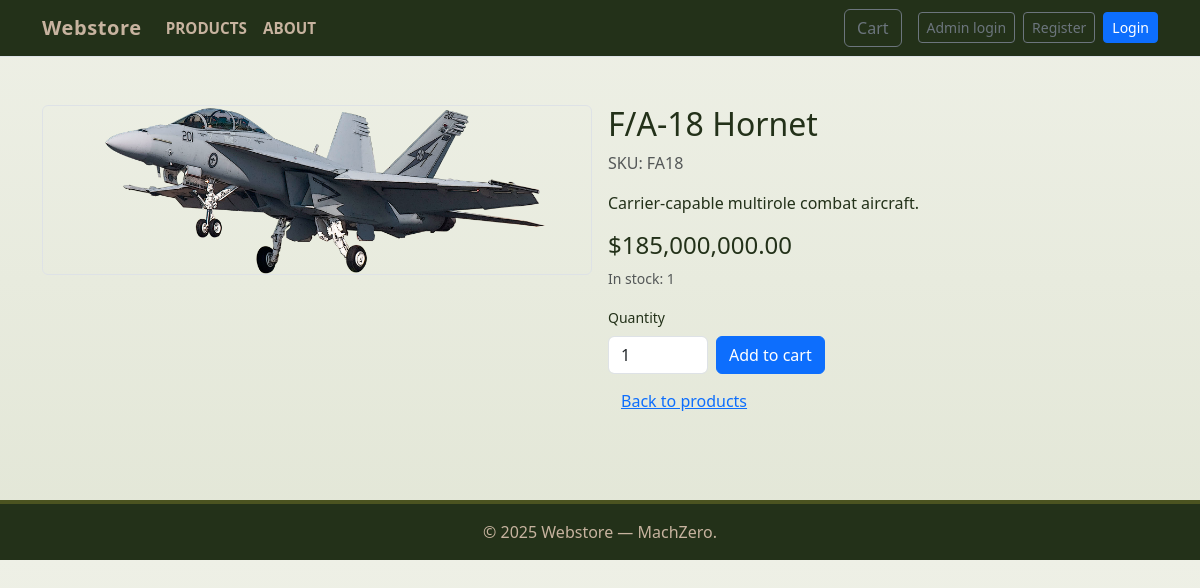
/product/FA18, run on an earlier commit of the app's database.
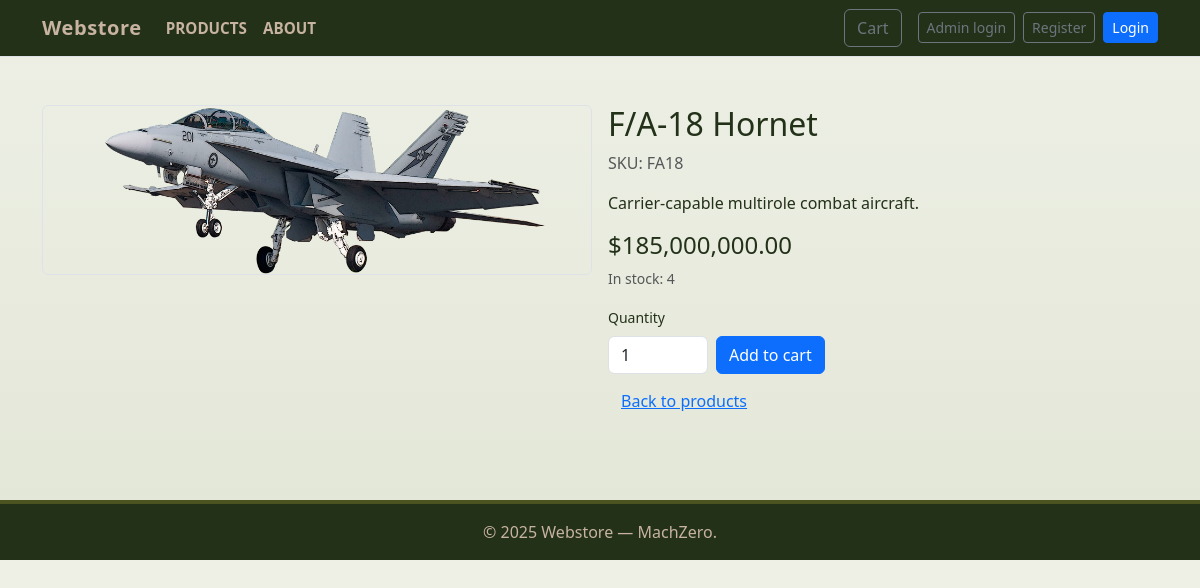
And on a later commit of the database.
### tables this page shows
CREATE TABLE products (
        id INTEGER PRIMARY KEY,
        sku TEXT UNIQUE NOT NULL,
        name TEXT NOT NULL,
        description TEXT,
        price REAL NOT NULL,
        image TEXT,
        created_at TEXT NOT NULL
    , stock INTEGER NOT NULL DEFAULT 0);

### app.py (the view)
@app.route("/product/<sku>")
def product_detail(sku):
    db = get_db()
    sku_upper = sku.upper()
    p = db.execute("SELECT id, sku, name, description, price, image, stock FROM products WHERE sku = ?", (sku_upper,)).fetchone()
    if not p:
        return redirect(url_for("products"))
    return render_template("product_detail.html", product=dict(p))

### app.py (called while the page is built, shortened)
def get_db():
    if 'db' not in g:
        conn = sqlite3.connect(DB_PATH)
        conn.row_factory = sqlite3.Row
        conn.execute("PRAGMA foreign_keys = ON;")
        g.db = conn
    return g.db

@app.context_processor
def inject_cart_count():
    cart = session.get("cart", {}) if session is not None else {}
    try:
        count = sum(int(v) for v in cart.values()) if cart else 0
    except Exception:
        count = 0
    return {"cart_count": count}

@app.before_request
def enforce_session_timeout():
    if request.path.startswith(("/static", "/sw.js", "/favicon.ico", "/admin/debug", "/admin/uploads")):
        return
    now_ts = datetime.now(timezone.utc).timestamp()
    last = session.get("last_active")
    timeout_secs = SESSION_TIMEOUT_MINUTES * 60
    created = session.get("created_at")
    if session.get("customer_id") or session.get("is_admin"):
        session["last_active"] = now_ts
        if "created_at" not in session:
            session["created_at"] = now_ts

### templates/product_detail.html (shortened to what this page needs)
<!doctype html>
<html lang="en">
<head>
  <link href="https://cdn.jsdelivr.net/npm/bootstrap@5.3.0/dist/css/bootstrap.min.css" rel="stylesheet">
  <link rel="stylesheet" href="{{ url_for('static', filename='css/styles.css') }}">
</head>
<body>
  {% include 'navbar.html' %}
  <main class="container py-5">
    <div class="row g-3">
      <div class="col-md-6">
        <img src="{{ url_for('static', filename=product.image) }}" alt="{{ product.name }}" class="img-fluid border rounded">
      </div>
      <div class="col-md-6">
        <h2>{{ product.name }}</h2>
        <p class="text-muted">SKU: {{ product.sku }}</p>
        <p>{{ product.description }}</p>
        <h4 class="mt-3">${{ "{:,.2f}".format(product.price) }}</h4>
        <p class="small text-muted">In stock: {{ product.stock }}</p>
        <form method="post" action="{{ url_for('cart_add') }}" class="row g-2">
          <div class="col-auto">
            <label class="form-label small">Quantity</label>
            <input type="number" name="qty" value="1" min="1" max="{{ product.stock }}" class="form-control" style="width:100px">
          </div>
          <div class="col-auto align-self-end">
            <button class="btn btn-primary" type="submit" {% if product.stock <= 0 %}disabled{% endif %}>Add to cart</button>
          </div>
          <div class="col-12 mt-2">
            <a href="{{ url_for('products') }}" class="btn btn-link">Back to products</a>
          </div>
        </form>
      </div>
    </div>
  </main>
</body>
<footer>
  <div class="container">
    &copy; {{ 2025 }} Webstore — MachZero.
  </div>
</footer>
</html>

### templates/navbar.html (shortened to what this page needs)
<nav class="navbar navbar-expand-lg navbar-light bg-light border-bottom">
  <div class="container">
    <a class="navbar-brand" href="{{ url_for('index') }}">Webstore</a>
    <div class="collapse navbar-collapse" id="navMain">
      <ul class="navbar-nav me-auto mb-2 mb-lg-0">
        <li class="nav-item"><a class="nav-link" href="{{ url_for('products') }}">Products</a></li>
        <li class="nav-item"><a class="nav-link" href="{{ url_for('about') }}">About</a></li>
      </ul>
      <div class="d-flex align-items-center">
        <a class="btn btn-outline-secondary position-relative me-3" href="{{ url_for('cart_view') }}">
          Cart
        </a>
        {% if session.get('is_admin') %}
          <a class="btn btn-sm btn-outline-primary me-2" href="{{ url_for('admin_products') }}">Admin dashboard</a>
          <a class="btn btn-sm btn-outline-danger me-2" href="{{ url_for('admin_logout') }}">Admin logout</a>
        {% else %}
          <a class="btn btn-sm btn-outline-secondary me-2" href="{{ url_for('admin_login') }}">Admin login</a>
        {% endif %}
        {% if session.get('customer_name') %}
          <span class="me-2 small text-muted">Hello, {{ session.get('customer_name') }}</span>
          <a class="btn btn-sm btn-outline-danger" href="{{ url_for('logout') }}">Logout</a>
        {% else %}
          <a class="btn btn-sm btn-outline-secondary me-2" href="{{ url_for('register') }}">Register</a>
          <a class="btn btn-sm btn-primary" href="{{ url_for('login') }}">Login</a>
        {% endif %}
      </div>
    </div>
  </div>
</nav>

### static/css/styles.css (style rules this page uses)
:root { --olive: #4b5320; --army-dark: #233119; --khaki: #c7b39f; --sand: #e6dcc8; --accent: #8b1f1f; --white: #ffffff; --navy: #001a66; }
body { background: linear-gradient(180deg, #eef0e6 0%, #e2e6d6 100%); color: var(--army-dark); font-family: "Segoe UI", Roboto, "Helvetica Neue", Arial, sans-serif; margin: 0; }
body { transition: opacity 320ms ease-in-out; will-change: opacity; }
.navbar { background: var(--army-dark) !important; border-bottom: 4px solid var(--olive); }
.navbar .navbar-brand { color: var(--khaki) !important; font-weight: 800; letter-spacing: .6px; }
.navbar .nav-link { color: var(--khaki) !important; font-weight: 600; text-transform: uppercase; font-size: 0.95rem; }
footer { background: var(--army-dark); color: var(--khaki); border-top: 4px solid var(--olive); padding: 1rem 0; margin-top: 2rem; text-align: center; }

What changed in the data, as far as the page shows it:
changed products "F/A-18 Hornet": stock "1" → "4"; qty "1" → (not shown)
Also different on the page:
form field qty: (not shown) → "1"
